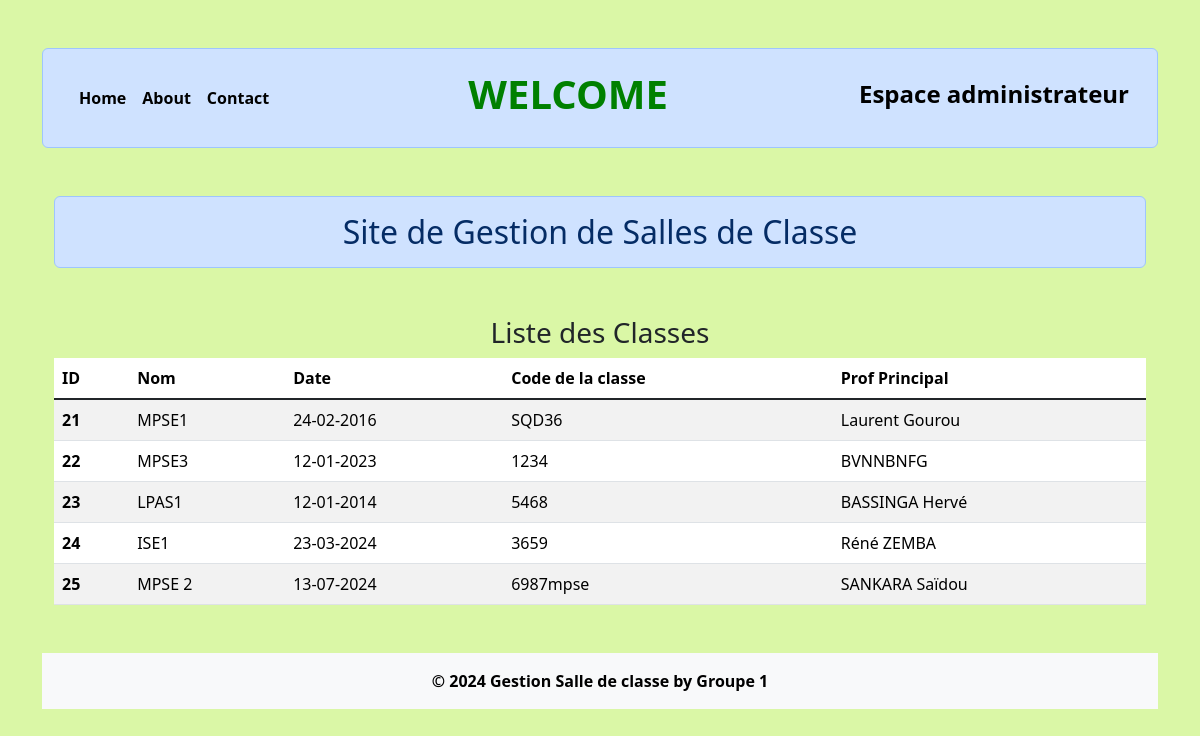
The page / on the database its author committed.
### salleClasse/models.py (models this page shows)
class User(models.Model):
    name= models.CharField(max_length=70,unique=True)
    date= models.CharField(max_length=20)
    password= models.CharField(max_length=10,unique=True)
    principal= models.CharField(max_length=70,unique=True)

### salleClasse/views.py (the view)
# urls.py: path('',views.add_show, name= "ajouterMontrer"),
def add_show(request):
    if request.method == 'POST':
        fm = ClassroomRegistration(request.POST)
        if fm.is_valid():
            nm = fm.cleaned_data['name']
            dt = fm.cleaned_data['date']
            pw = fm.cleaned_data['password']
            pr = fm.cleaned_data['principal']
            reg = User(name=nm, date=dt, password=pw, principal=pr)
            reg.save()
            fm = ClassroomRegistration()
            list_clas = User.objects.all()
    else:
        fm = ClassroomRegistration()
        list_clas = User.objects.all()
    return render(request, 'salleClasse/ajouterMontrer.html', {'form': fm, 'classe': list_clas})

### salleClasse/templates/salleClasse/ajouterMontrer.html (shortened to what this page needs)
{% extends "salleClasse/base.html" %}
{% block content %}
<!DOCTYPE html>
{% load static %}
<html lang="en">
<head>
    <link rel="stylesheet" href="{% static 'salleClasse/css/bootstrap.css' %}">
</head>
<body>
    <nav class="navbar navbar-expand-lg navbar-light alert alert-primary ">
        <div class="container-fluid">
            <ul class="navbar-nav">
                <li class="nav-item">
                    <a style="font-weight: bold;color: black" class="nav-link btn btn-outline-primary" href="http://127.0.0.1:8000/">Home</a>
                </li>
                <li class="nav-item">
                    <a style="font-weight: bold;color: black" class="nav-link btn btn-outline-primary" href="{% url 'about' %}">About</a>
                </li>
                <li class="nav-item">
                    <a style="font-weight: bold;color: black" class="nav-link btn btn-outline-primary" href="{% url 'contact' %}">Contact</a>
                </li>
            </ul>
            <div class="navbar-brand mx-auto">
                <h1 style="font-size: 2em; font-weight: bold;color: green">WELCOME</h1>
            </div>
            <div class="ml-auto">
                <h3 style="font-size: 1.5em; font-weight: bold;color: black">
                <a class="nav-link btn btn-outline-primary" href="http://127.0.0.1:8000/admin">Espace administrateur</a>
                </h3>
            </div>
        </div>
    </nav>
    <div class="container mt-5">
        <h2 class="text-center alert alert-primary font-weight: bold;color: green ">
            Site de Gestion de Salles de Classe
        </h2>
        <div class="mt-5">
            <h3 class="text-center">Liste des Classes</h3>
            {% if classe %}
            <table class="table table-striped">
                <thead>
                    <tr>
                        <th scope="col">ID</th>
                        <th scope="col">Nom</th>
                        <th scope="col">Date</th>
                        <th scope="col">Code de la classe</th>
                        <th scope="col">Prof Principal </th>
                    </tr>
                </thead>
                <tbody class="table-group-divider">
                    {% for cl in classe %}
                  <tr>
                    <th scope="row">{{cl.id}}</th>
                    <td>{{cl.name}}</td>
                    <td>{{cl.date}}</td>
                    <td>{{cl.password}}</td>
                    <td>{{cl.principal}}</td>
                  </tr>
                    {% endfor %}
                </tbody>
            </table>
            {% else %}
        <h4 class="text-center alert alert-warning"> Pas de salle de classe </h4>
        {% endif %}
        </div>
    </div>
    <footer  class="bg-light text-center text-lg-start mt-5">
        <div style="font-weight: bold;color: black" class="text-center p-3">
            © 2024 Gestion Salle de classe by Groupe 1
        </div>
    </footer>
</body>
</html>
{% endblock content %}

### salleClasse/templates/salleClasse/base.html (shortened to what this page needs)
<!DOCTYPE html>
{% load static %}
<html lang="en>
<head>
    <meta charset="UTF-8">
    <link rel="stylesheet" href="{% static 'salleClasse/css/bootstrap.css' %}">
</head>
<body>
    <div class="container mt-5">
         {% block content %}{% endblock content %}
    </div>

### salleClasse/templates/salleClasse/ajouterMontrer.html (style rules this page uses)
body { background-color: #DAF7A6; }

### rows shown on the page
User: id "21", name "MPSE1", date "24-02-2016", password "SQD36", principal "Laurent Gourou"
User: id "22", name "MPSE3", date "12-01-2023", password "1234", principal "BVNNBNFG"
User: id "23", name "LPAS1", date "12-01-2014", password "5468", principal "BASSINGA Hervé"
User: id "24", name "ISE1", date "23-03-2024", password "3659", principal "Réné ZEMBA"
User: id "25", name "MPSE 2", date "13-07-2024", password "6987mpse", principal "SANKARA Saïdou"
